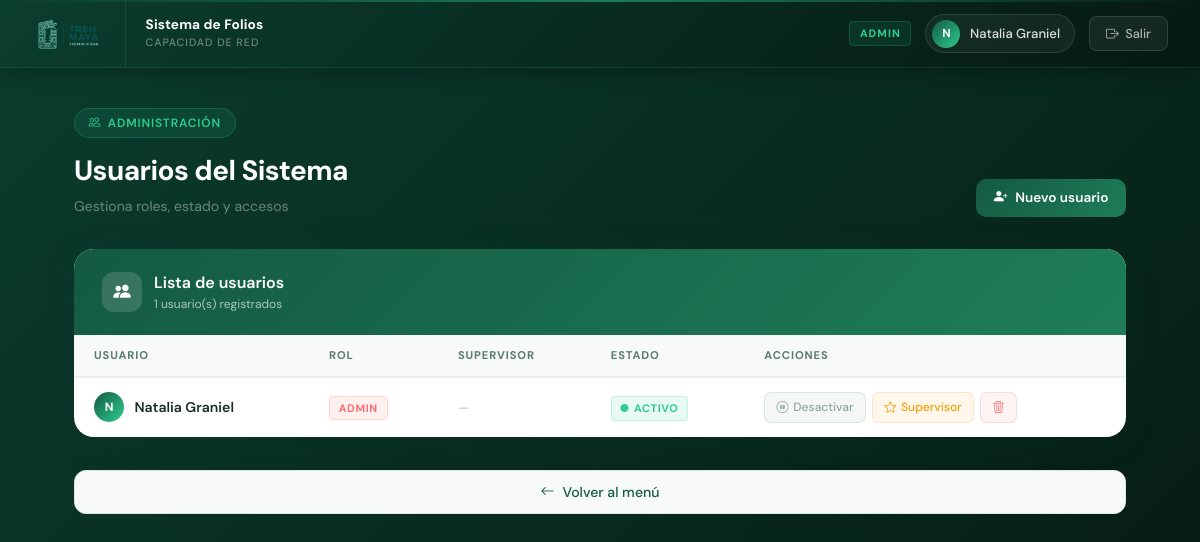
Screenshot of /admin/usuarios (signed in) with the database file from the repository.
### tables this page shows
CREATE TABLE usuarios (
            id INTEGER PRIMARY KEY AUTOINCREMENT,
            username TEXT UNIQUE NOT NULL,
            password TEXT NOT NULL,
            rol TEXT NOT NULL DEFAULT 'operador',
            activo INTEGER DEFAULT 1,
            supervisor INTEGER DEFAULT 0
        );

### routes/usuarios.py (the view)
@usuarios_bp.route("/admin/usuarios")
def admin_usuarios():
    if session.get("rol") != "admin":
        return redirect("/")
    with get_db_connection() as conn:
        usuarios = conn.execute(
            "SELECT id, username, rol, activo, supervisor FROM usuarios"
        ).fetchall()
    return render_template("admin_usuarios.html", usuarios=usuarios)

### app.py (called while the page is built)
@app.before_request
def proteger_rutas():
    rutas_publicas = ["login", "static"]
    if request.endpoint not in rutas_publicas and "user" not in session:
        return redirect(url_for("login"))

### db.py (called while the page is built)
def get_db_connection():
    conn = sqlite3.connect(DB_FILE, timeout=10)
    conn.row_factory = sqlite3.Row
    return conn

### templates/admin_usuarios.html (shortened to what this page needs)
{% extends "base.html" %}
{% block content %}
<div class="page-header" style="display:flex; align-items:flex-end; justify-content:space-between; flex-wrap:wrap; gap:1rem;">
  <div>
    <div class="page-label"><i class="bi bi-people"></i> Administración</div>
    <div class="page-title">Usuarios del Sistema</div>
    <div class="page-desc">Gestiona roles, estado y accesos</div>
  </div>
  <a href="/admin/crear_usuario" class="btn-nuevo-usuario">
    <i class="bi bi-person-plus-fill"></i> Nuevo usuario
  </a>
</div>
<div class="card-custom" style="margin-bottom: 1.25rem;">
  <div class="card-header-custom">
    <div class="card-header-icon"><i class="bi bi-people-fill"></i></div>
    <div>
      <p class="card-header-title">Lista de usuarios</p>
      <p class="card-header-sub">{{ usuarios|length }} usuario(s) registrados</p>
    </div>
  </div>
  <div class="table-responsive">
    <table class="usr-table">
      <thead>
        <tr>
          <th>Usuario</th>
          <th>Rol</th>
          <th>Supervisor</th>
          <th>Estado</th>
          <th>Acciones</th>
        </tr>
      </thead>
      <tbody>
        {% for u in usuarios %}
        <tr class="usr-fila">
          <td>
            <div class="usr-nombre-wrap">
              <div class="usr-avatar">{{ u['username'][0]|upper }}</div>
              <span class="usr-nombre">{{ u['username'] }}</span>
            </div>
          </td>
          <td>
            <span class="usr-badge
              {% if u['rol'] == 'admin' %}usr-badge-rojo
              {% elif u['rol'] == 'operador' %}usr-badge-azul
              {% elif u['rol'] == 'supervisor' %}usr-badge-ambar
              {% else %}usr-badge-gris{% endif %}">
              {{ u['rol'] }}
            </span>
          </td>
          <td>
            {% if u['supervisor'] == 1 %}
              <span class="usr-badge usr-badge-ambar">
                <i class="bi bi-star-fill"></i> Supervisor
              </span>
            {% else %}
              <span class="usr-text-muted">—</span>
            {% endif %}
          </td>
          <td>
            {% if u['activo'] == 1 %}
              <span class="usr-badge usr-badge-verde">
                <i class="bi bi-circle-fill" style="font-size:0.5rem;"></i> Activo
              </span>
            {% else %}
              <span class="usr-badge usr-badge-gris">
                <i class="bi bi-circle" style="font-size:0.5rem;"></i> Inactivo
              </span>
            {% endif %}
          </td>
          <td>
            <div class="usr-acciones">
              <form action="/admin/toggle_usuario/{{ u['id'] }}" method="post">
                <button type="submit" class="usr-btn
                  {% if u['activo'] == 1 %}usr-btn-gris{% else %}usr-btn-verde{% endif %}"
                  title="{% if u['activo'] == 1 %}Desactivar{% else %}Activar{% endif %}">
                  <i class="bi bi-{% if u['activo'] == 1 %}pause-circle{% else %}play-circle{% endif %}"></i>
                  {% if u['activo'] == 1 %}Desactivar{% else %}Activar{% endif %}
                </button>
              </form>
              <form action="/admin/toggle_supervisor/{{ u['id'] }}" method="post">
                <button type="submit" class="usr-btn usr-btn-ambar"
                  title="{% if u['supervisor'] == 1 %}Quitar supervisor{% else %}Hacer supervisor{% endif %}">
                  <i class="bi bi-star{% if u['supervisor'] == 1 %}-fill{% endif %}"></i>
                  {% if u['supervisor'] == 1 %}Quitar{% else %}Supervisor{% endif %}
                </button>
              </form>
              <form action="/admin/eliminar_usuario/{{ u['id'] }}" method="post"
                    onsubmit="return confirm('¿Eliminar al usuario {{ u['username'] }}?')">
                <button type="submit" class="usr-btn usr-btn-rojo" title="Eliminar usuario">
                  <i class="bi bi-trash3"></i>
                </button>
              </form>
            </div>
          </td>
        </tr>
        {% endfor %}
      </tbody>
    </table>
  </div>
</div>
<a href="/" class="link-back">
  <i class="bi bi-arrow-left"></i> Volver al menú
</a>
{% endblock %}

### templates/base.html (shortened to what this page needs)
<!doctype html>
<html lang="es">
<head>
  <link rel="stylesheet" href="https://cdn.jsdelivr.net/npm/bootstrap-icons@1.11.3/font/bootstrap-icons.min.css">
  <link href="https://cdn.jsdelivr.net/npm/bootstrap@5.3.2/dist/css/bootstrap.min.css" rel="stylesheet">
</head>
<body>
<nav class="navbar-custom">
  <div class="navbar-left">
    <div class="navbar-logo-wrap">
      <img class="navbar-logo"
           src="{{ url_for('static', filename='img/Logotipo_TM_H.png') }}"
           alt="Tren Maya">
    </div>
    <div class="navbar-system-info">
      <span class="navbar-system-name">Sistema de Folios</span>
      <span class="navbar-system-sub">Capacidad de Red</span>
    </div>
  </div>
  <div class="navbar-right">
    {% if session.get('rol') %}
    <span class="navbar-rol">{{ session.get('rol') }}</span>
    {% endif %}
    <div class="user-badge">
      <div class="user-avatar">
        {{ session.get('user', 'U')[0]|upper }}
      </div>
      {{ session.get('user') }}
    </div>
    <a href="/logout" class="btn-logout">
      <i class="bi bi-box-arrow-right"></i> Salir
    </a>
  </div>
</nav>
<div class="main-container">
  {% block content %}{% endblock %}
</div>
</body>
</html>

### templates/admin_usuarios.html (style rules this page uses)
.btn-nuevo-usuario { display: inline-flex; align-items: center; gap: 0.5rem; padding: 0.55rem 1.1rem; background: linear-gradient(135deg, #145a42, #1e7d58); border-radius: 10px; color: #fff; font-size: 0.85rem; font-weight: 600; text-decoration: none; transition: all 0.2s; white-space: nowrap; }
.usr-table { width: 100%; border-collapse: collapse; font-family: 'DM Sans', sans-serif; }
.usr-table thead tr { background: #f7faf9; border-bottom: 2px solid #e8f0ec; }
.usr-table thead th { padding: 0.75rem 1.25rem; font-size: 0.7rem; font-weight: 700; letter-spacing: 0.08em; text-transform: uppercase; color: #5a7a6e; white-space: nowrap; }
.usr-fila { border-bottom: 1px solid #f0f4f2; transition: background 0.15s; }
.usr-fila:last-child { border-bottom: none; }
.usr-fila td { padding: 0.85rem 1.25rem; vertical-align: middle; }
.usr-nombre-wrap { display: flex; align-items: center; gap: 0.65rem; }
.usr-avatar { width: 30px; height: 30px; border-radius: 50%; background: linear-gradient(135deg, #145a42, #2ecc8f); display: flex; align-items: center; justify-content: center; font-size: 0.75rem; font-weight: 700; color: #fff; flex-shrink: 0; }
.usr-nombre { font-size: 0.88rem; font-weight: 600; color: #1a2e26; }
.usr-text-muted { font-size: 0.82rem; color: #b0c4bc; }
.usr-badge { display: inline-flex; align-items: center; gap: 0.3rem; font-size: 0.68rem; font-weight: 700; letter-spacing: 0.06em; text-transform: uppercase; border-radius: 4px; padding: 0.2rem 0.55rem; white-space: nowrap; }
.usr-badge-verde { color: #2ecc8f; background: rgba(46,204,143,0.1); border: 1px solid rgba(46,204,143,0.2); }
.usr-badge-rojo { color: #f87171; background: rgba(248,113,113,0.1); border: 1px solid rgba(248,113,113,0.2); }
.usr-acciones { display: flex; align-items: center; gap: 0.4rem; flex-wrap: wrap; }
.usr-btn { display: inline-flex; align-items: center; gap: 0.3rem; padding: 0.35rem 0.7rem; border-radius: 7px; font-family: 'DM Sans', sans-serif; font-size: 0.75rem; font-weight: 500; cursor: pointer; border: 1px solid; transition: all 0.2s; white-space: nowrap; }
.usr-btn-ambar { color: #f59e0b; background: rgba(245,158,11,0.08); border-color: rgba(245,158,11,0.2); }
.usr-btn-rojo { color: #f87171; background: rgba(248,113,113,0.08); border-color: rgba(248,113,113,0.2); }
.usr-btn-gris { color: #8aaa9a; background: rgba(90,122,110,0.06); border-color: rgba(90,122,110,0.15); }

### rows the page displays
usuarios: get "ADMIN", get "Natalia Graniel", username "N", username "Natalia Graniel", rol "ADMIN", activo 1 (drawn), supervisor 0 (drawn)

### other values shown
{{ session.get('user', 'U')[0]|upper }} "N"
{{ usuarios|length }} "1"
